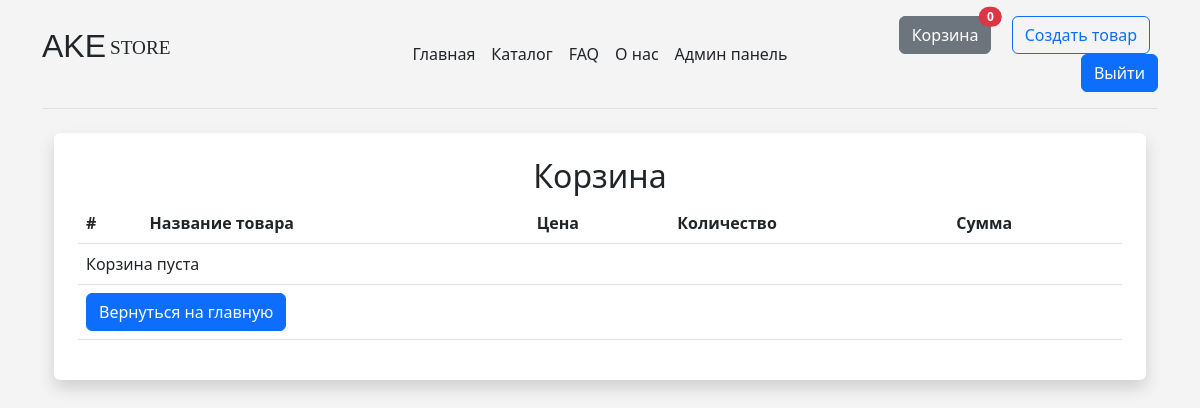
/order_summary/ (signed in), run on an earlier commit of the app's database.
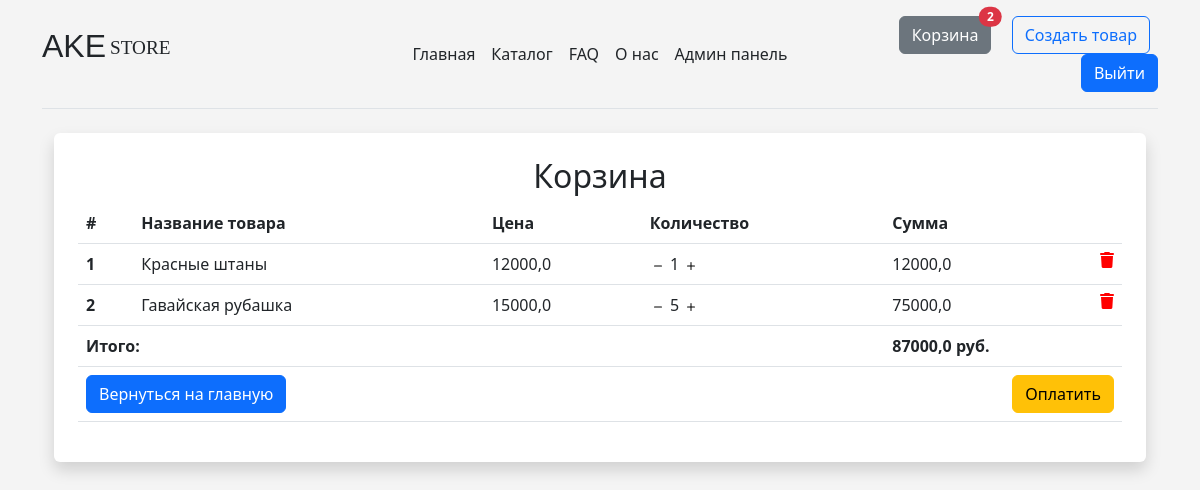
And on a later commit of the database.
### main/models.py (models this page shows, shortened)
class Order(models.Model):
    user = models.ForeignKey(settings.AUTH_USER_MODEL, on_delete=models.CASCADE)
    items = models.ManyToManyField(OrderItem)
    start_date = models.DateTimeField(auto_now_add=True)
    ordered_date = models.DateTimeField()
    ordered = models.BooleanField(default=False)
    def get_total(self):
        total = 0
        for order_item in self.items.all():
            total += order_item.get_total_item_price()
        return total

class OrderItem(models.Model):
    user = models.ForeignKey(settings.AUTH_USER_MODEL, on_delete=models.CASCADE)
    ordered = models.BooleanField(default=False)
    item = models.ForeignKey(catalog, on_delete=models.CASCADE)
    quantity = models.IntegerField("Количество", default=1)
    def get_total_item_price(self):
        return self.quantity * self.item.price

class catalog(models.Model):
    name = models.CharField("Название товара", max_length=100)
    category = models.CharField("Категория", choices=CATEGORY_CHOICES, max_length=1)
    sex = models.CharField("Пол", choices=SEX_CHOICES, max_length=1)
    size = models.CharField("Размер", choices=SIZE_CHOICES, max_length=3)
    price = models.FloatField()
    image = models.ImageField(blank=True, upload_to="static/main/images")

### main/views.py (the view)
# urls.py: path("order_summary/", OrderSummaryView.as_view(), name="order_summary"),
class OrderSummaryView(LoginRequiredMixin, View):
    def get(self, *args, **kwargs):
        try:
            order = Order.objects.get(user=self.request.user, ordered=False)
            context = {"object": order}
            return render(self.request, "main/order_summary.html", context)
        except ObjectDoesNotExist:
            messages.warning(self.request, "У вас нет активного заказа")
            return redirect("/")

### main/templatetags/cart_template_tags.py (called while the page is built)
@register.filter
def cart_item_count(user):
    if user.is_authenticated:
        qs = Order.objects.filter(user=user, ordered=False)
        if qs.exists():
            return qs[0].items.count()
    return 0

### main/templates/main/order_summary.html (shortened to what this page needs)
{% extends 'main/base.html' %}
{% block content %}
{% load static%}
  <main>
    <div class="shadow p-4 mb-5 bg-body rounded">
    <div class="table-responsive text-nowrap">
    <center><h2 style="margin-botto5em;">Корзина</h2></center>
    <table class="table">
        <thead>
        <tr>
            <th scope="col">#</th>
            <th scope="col">Название товара</th>
            <th scope="col">Цена</th>
            <th scope="col">Количество</th>
            <th scope="col">Сумма</th>
        </tr>
        </thead>
        <tbody>
        {% for order_item in object.items.all %}
        <tr>
            <th scope="row">{{ forloop.counter }}</th>
            <td>{{ order_item.item.name }}</td>
            <td>{{ order_item.item.price }}</td>
            <td>
                <a href="{% url 'remove_single_item_from_cart' order_item.item.pk %}"><img src="{% static '/main/images/dash.svg' %}" /></i></a>
                {{ order_item.quantity }}
                <a href="{% url 'add_to_cart' order_item.item.pk %}"><img src="{% static '/main/images/plus.svg' %}" /></a>
            </td>
            <td>
                 {{ order_item.get_total_item_price }}
            <a style='color: red;' href="{% url 'remove_from_cart' order_item.item.pk %}">
                <i class="fas fa-trash float-end"></i>
            </a>
            </td>
        </tr>
        {% empty %}
        <tr>
            <td colspan='5'>Корзина пуста</td>
        </tr>
        <tr>
            <td colspan="5">
            <a class='btn btn-primary float-right' href='/'>Вернуться на главную</a>
            </td>
        </tr>
        {% endfor %}
        {% if object.get_total %}
        <tr>
            <td colspan="4"><b>Итого:</b></td>
            <td><b>{{ object.get_total }} руб.</b></td>
        </tr>
        <tr>
            <td colspan="5">
            <a class='btn btn-primary float-start' href='/'>Вернуться на главную</a>
            <a class='btn btn-warning float-end ml-2' href=''>Оплатить</a>
            </td>
        </tr>
        {% endif %}
        </tbody>
    </table>
    </div>
    </div>
  </main>
{% endblock content %}

### main/templates/main/base.html (shortened to what this page needs)
{% load cart_template_tags %}
<!DOCTYPE HTML>
<html lang="ru">
  <head>
    <link href="https://fonts.cdnfonts.com/css/blocktastic" rel="stylesheet">
    <link href="//db.onlinewebfonts.com/c/6899c3dcee443716273e3f7926cc1ec7?family=Rhinos+rocks" rel="stylesheet" type="text/css"/>
    <link rel="stylesheet" href="https://cdn.jsdelivr.net/npm/bootstrap@5.2.2/dist/css/bootstrap.min.css">
    <link rel="stylesheet" href="https://cdnjs.cloudflare.com/ajax/libs/font-awesome/6.2.1/css/all.min.css" />
  </head>
  <body>
    <div class="container">
        <header class="d-flex flex-wrap align-items-center justify-content-center justify-content-md-between py-3 mb-4 border-bottom">
          <a href="/" class="d-flex align-items-center col-md-3 mb-2 mb-md-0 text-dark text-decoration-none">
            <p style="font-family: blocktastic, sans-serif; font-size: 2em; ">AKE</p>
            <p style="font-family: Rhinos rocks; font-size: 1.2em;" class="pt-1 ps-1">STORE</p>
          </a>
          <ul class="nav col-12 col-md-auto mb-2 justify-content-center mb-md-0">
            <li><a href="{% url 'index' %}" class="nav-link px-2 link-dark">Главная</a></li>
            <li><a href="{% url 'catalog' %}" class="nav-link px-2 link-dark">Каталог</a></li>
            <li><a href="{% url 'faq' %}" class="nav-link px-2 link-dark">FAQ</a></li>
            <li><a href="{% url 'about' %}" class="nav-link px-2 link-dark">О нас</a></li>
            {% if request.user.is_staff and request.user.is_authenticated%}<li><a href="{% url 'admin:index' %}" class="nav-link px-2 link-dark">Админ панель</a></li>{% endif %}
          </ul>
          <div class="col-md-3 text-end">
            {% if request.user.is_authenticated %} <a href="">
            <a href="{% url 'order_summary' %}">
              <button type="button" class="btn btn-secondary position-relative me-3">
                Корзина
                <span class="position-absolute top-0 start-100 translate-middle badge rounded-pill bg-danger">
                  {{ request.user|cart_item_count}}
                </span>
              </button>
            </a> {% endif %}
            {% if request.user.is_staff and request.user.is_authenticated %}<a href="{% url 'create' %}"><button type="button" class="btn btn-outline-primary me-2">Создать товар</button></a>{% endif %}
            {% if request.user.is_authenticated %}<a href="{% url 'logout' %}"><button type="button" class="btn btn-primary">Выйти</button></a>{% endif %}
          </div>
        </header>
    <div class="container">
      {% block content %}{% endblock %}
    </div>
  </body>
</html>

What changed in the data, as far as the page shows it:
now on this page (row unchanged): OrderItem: item.name "Красные штаны", item.price "12000,0", quantity "1", get_total_item_price "12000,0"
added OrderItem: item.name "Гавайская рубашка", item.price "15000,0", quantity "5", get_total_item_price "75000,0"
now on this page (row unchanged): Order: get_total "87000,0"
Also different on the page:
{{ request.user|cart_item_count }}: "0" → "2"
text no longer shown: "Корзина пуста"
text now shown: "Итого: руб. Оплатить"
